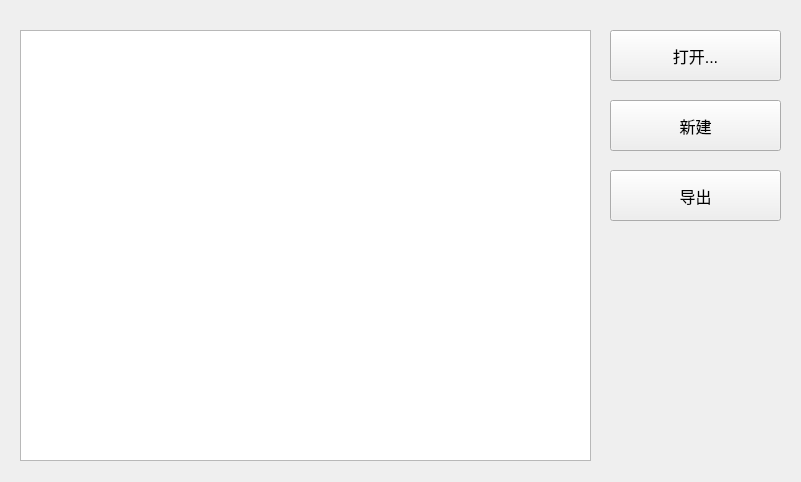
<?xml version="1.0" encoding="UTF-8"?>
<ui version="4.0">
 <class>setup_form</class>
 <widget class="QWidget" name="setup_form">
  <property name="geometry">
   <rect>
    <x>0</x>
    <y>0</y>
    <width>801</width>
    <height>482</height>
   </rect>
  </property>
  <property name="windowTitle">
   <string>开始</string>
  </property>
  <property name="windowIcon">
   <iconset>
    <normaloff>icon/setup_icon.ico</normaloff>icon/setup_icon.ico</iconset>
  </property>
  <widget class="QPushButton" name="openProj_Button">
   <property name="geometry">
    <rect>
     <x>610</x>
     <y>30</y>
     <width>171</width>
     <height>51</height>
    </rect>
   </property>
   <property name="font">
    <font>
     <pointsize>12</pointsize>
    </font>
   </property>
   <property name="text">
    <string>打开...</string>
   </property>
  </widget>
  <widget class="QPushButton" name="createProj_Button">
   <property name="geometry">
    <rect>
     <x>610</x>
     <y>100</y>
     <width>171</width>
     <height>51</height>
    </rect>
   </property>
   <property name="font">
    <font>
     <pointsize>12</pointsize>
    </font>
   </property>
   <property name="text">
    <string>新建</string>
   </property>
  </widget>
  <widget class="QListWidget" name="proj_listWidget">
   <property name="geometry">
    <rect>
     <x>20</x>
     <y>30</y>
     <width>571</width>
     <height>431</height>
    </rect>
   </property>
   <property name="font">
    <font>
     <pointsize>12</pointsize>
    </font>
   </property>
  </widget>
  <widget class="QLabel" name="icon_label">
   <property name="geometry">
    <rect>
     <x>620</x>
     <y>300</y>
     <width>161</width>
     <height>201</height>
    </rect>
   </property>
   <property name="text">
    <string/>
   </property>
   <property name="pixmap">
    <pixmap>icon/folder.ico</pixmap>
   </property>
   <property name="alignment">
    <set>Qt::AlignmentFlag::AlignCenter</set>
   </property>
  </widget>
  <widget class="QPushButton" name="export_Button">
   <property name="geometry">
    <rect>
     <x>610</x>
     <y>170</y>
     <width>171</width>
     <height>51</height>
    </rect>
   </property>
   <property name="font">
    <font>
     <pointsize>12</pointsize>
    </font>
   </property>
   <property name="text">
    <string>导出</string>
   </property>
  </widget>
 </widget>
 <resources/>
 <connections/>
</ui>
